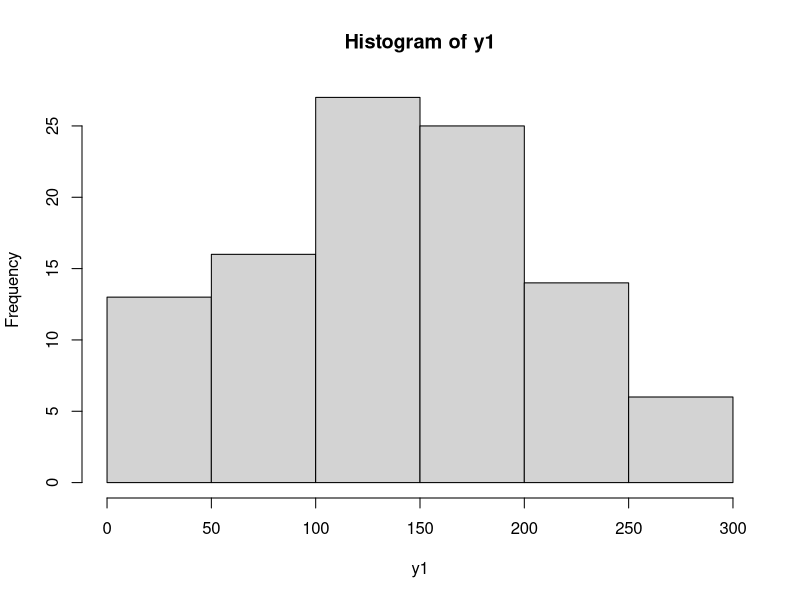
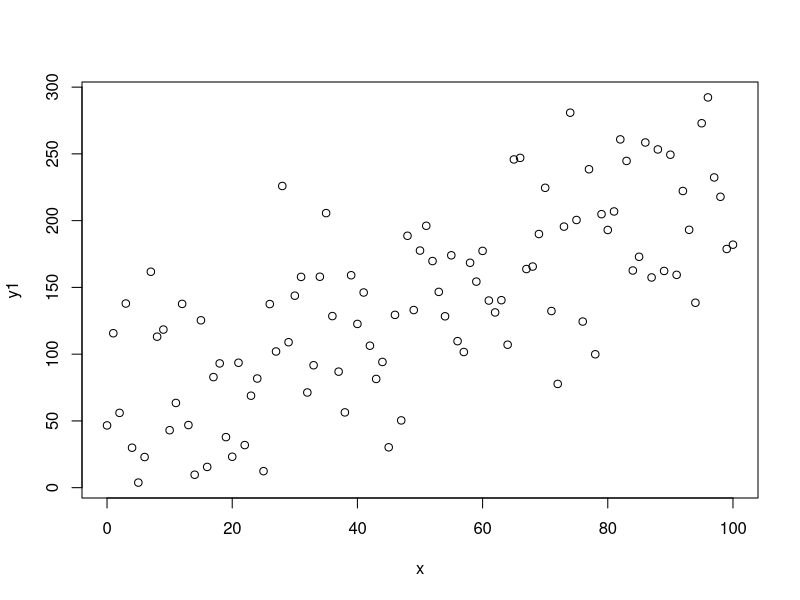

These charts were generated, in order, by the following R code: (Note: this script raises an error after producing the figures.)
# Lista de Exercícios Parte 1

# Configurando o diretório de trabalho
# Coloque entre aspas o diretório de trabalho que você está usando no seu computador
# Não use diretórios com espaço no nome
setwd("/Users/ls_rafael/Documents/GitHub/prevendo_ocorrencia_de_cancer/Exercicios")
getwd()


## Exercício 1 - Massa de dados aleatória

# Criando a massa de dados (apesar de aleatória, y possui uma relação com os dados de x)
x <- seq(0, 100)
y <- 2 * x + 35

# Imprimindo as variáveis
x
y

# Gerando uma distribuição normal
?rnorm
y1 <- y + rnorm(101, 0, 50)
y1
hist(y1)

# Crie um plot do relacionamento de x e y1
cor(x,y1)
plot(x,y1)


# Crie um modelo de regressão para as duas variáveis x e y1


# Capture os coeficentes


# Fórmula de Regressão
y2 <- a + b*x

# Visualize a linha de regressão


# Simulando outras possíveis linhas de regressão
y3 <- (y2[51]-50*(b-1))+(b-1)*x
y4 <- (y2[51]-50*(b+1))+(b+1)*x
y5 <- (y2[51]-50*(b+2))+(b+2)*x
lines(x,y3,lty=3)
lines(x,y4,lty=3)
lines(x,y5,lty=3)


## Exercício 2 - Pesquisa sobre idade e tempo de reação

# Criando os dados
Idade <- c(9,13,14,21,15,18,20,8,14,23,16,21,10,12,20,
           9,13,5,15,21)

Tempo <- c(17.87,13.75,12.72,6.98,11.01,10.48,10.19,19.11,
           12.72,0.45,10.67,1.59,14.91,14.14,9.40,16.23,
           12.74,20.64,12.34,6.44)

# Crie um Gráfico de Dispersão (ScatterPlot)


# Crie um modelo de regressão


# Calcule a reta de regressão


# Crie o gráfico da reta



# Exercício 3 - Relação entre altura e peso

# Criando os dados
alturas = c(176, 154, 138, 196, 132, 176, 181, 169, 150, 175)
pesos = c(82, 49, 53, 112, 47, 69, 77, 71, 62, 78)

plot(alturas, pesos, pch = 16, cex = 1.3, col = "blue", 
     main = "Altura x Peso", 
     ylab = "Peso Corporal (kg)", 
     xlab = "Altura (cm)")

# Crie o modelo de regressão


# Visualizando o modelo


# Gere a linha de regressão


# Faça as previsões de pesos com base na nova lista de alturas
alturas2 = data.frame(c(179, 152, 134, 197, 131, 178, 185, 162, 155, 172))


# Plot
plot(alturas, pesos, pch = 16, cex = 1.3, 
     col = "blue", 
     main = "Altura x Peso", 
     ylab = "Peso (kg)", 
     xlab = "Altura (cm)")

# Construindo a linha de regressão
abline(lm(pesos ~ alturas)) 

# Obtendo o tamanho de uma das amostras de dados
num <- length(alturas)
num

# Gerando um gráfico com os valores residuais
for (k in 1: num)  
  lines(c(alturas[k], alturas[k]), 
        c(pesos[k], pesos[k]))

# Gerando gráficos com a distribuição dos resíduos
par(mfrow = c(2,2))
plot(modelo)